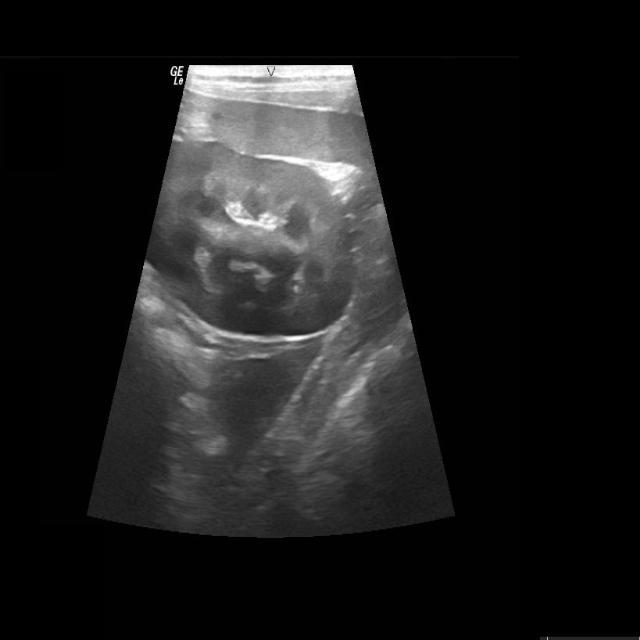
#> input picture codigos-pibic2/codigos-pibic2/codigos-pibic/Codigos para criar metricas/img_test.jpg, 640 x 640 px
$ python -i albumentation_1.py   (imports and definitions only)
#> lines starting #> are read from the running program, lines starting #| are printed output that depends on the picture; after the words box and inside, x2 and y2 are one past the last pixel; in counts of white or black regions, pixels touching at a corner belong together
#> further down, picture is the input picture: shape (640, 640, 3); min 0, max 255, mean 28
import os
import cv2
import numpy as np
import random
import shutil
import argparse
from collections import defaultdict

def set_seed(seed):
    random.seed(seed)
    np.random.seed(seed)

def crop_and_find_component(image, threshold=5):
#> called with threshold = 5
    if len(image.shape) == 3:
        gray_image = cv2.cvtColor(image, cv2.COLOR_BGR2GRAY)
    else:
        gray_image = image

    _, binary_mask = cv2.threshold(gray_image, threshold, 255, cv2.THRESH_BINARY)
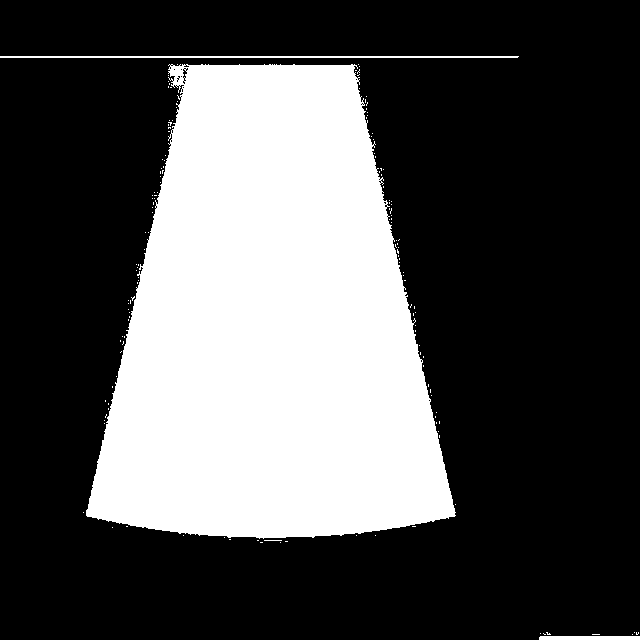
#> binary_mask: shape (640, 640); 31.3% white; 153 white regions (150 under 20 px)
    contours, _ = cv2.findContours(binary_mask, cv2.RETR_EXTERNAL, cv2.CHAIN_APPROX_SIMPLE)
#> contours = 153 contours, 150 with area under 20; largest, box (x1, y1, x2, y2) and area: (86, 64, 456, 539) 125806, (0, 56, 519, 58) 518, (539, 636, 640, 640) 300

    if not contours:
        return image, (0, 0, image.shape[1], image.shape[0])

    largest_contour = max(contours, key=cv2.contourArea)
#> largest_contour = contour of 950 points, box (x1, y1, x2, y2) (86, 64, 456, 539), area 125806
    x, y, w, h = cv2.boundingRect(largest_contour)
#> x = 86; y = 64; w = 370; h = 475
    cropped_image = image[y:y+h, x:x+w]
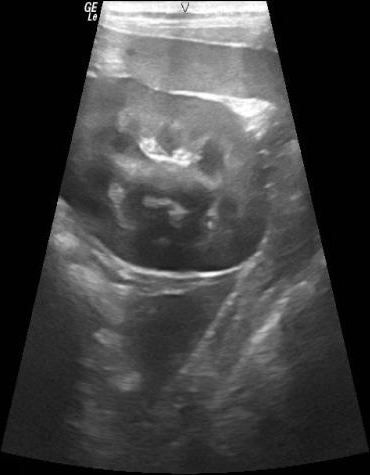
#> cropped_image: shape (475, 370, 3); min 0, max 255, mean 64.4

    return cropped_image, (x, y, w, h)

# [64 lines left out: functions adjust_coordinates, apply_random_brightness, apply_random_flip, rotate_image, apply_augmentations, write_new_label, not called in this run]

def read_label_file(label_file_path):
    with open(label_file_path, 'r') as f:
        return f.readline().strip()

# [118 lines left out: functions find_next_fold, process_directory, copy_test_images, main, not called in this run]

# [2 lines not run here, left out]

>>> import cv2
>>> picture = cv2.imread('../Codigos para criar metricas/img_test.jpg')
>>> result = crop_and_find_component(picture)
